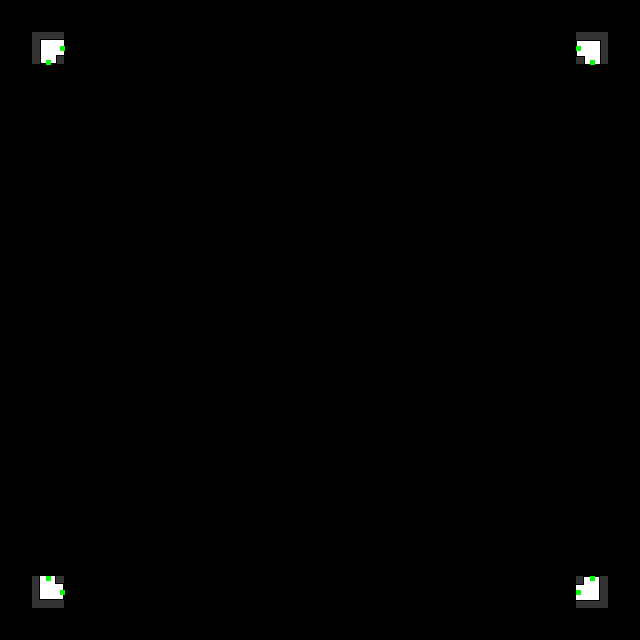
Frame 1 (no input)
Frame 60 (the mouse pressed at the canvas centre just before this capture): identical to frame 1, image omitted
Frame 120 (the mouse held since frame 60 and released just before this capture): identical to frame 1, image omitted

The Processing sketch that drew this single still picture (run headless with seeded random() and noise(); from frame 60 on, the mouse is pressed at the canvas centre):

// Processing sketch: more_roads
// ── more_roads.pde
Tile[][] tiles;

final int TILE_SIZE = 32;
final int TILE_NUM  = 20;
void settings() {
  size(TILE_NUM*TILE_SIZE, TILE_NUM*TILE_SIZE);

  tiles = new Tile[TILE_NUM][TILE_NUM];
}
void setup() {
  makeTileTypes();
  //frameRate(2);



  for (int xx = 0; xx < TILE_NUM; xx += 1) {
    float fx = xx * TILE_SIZE;
    float fy = (TILE_NUM-1)*TILE_SIZE;
    Tile t = new Tile(xx, 0, fx, 0.0, TILE_TYPE.BUILDING);
    t.cannotChange = true;
    tiles[xx][0] = t;
    t = new Tile(xx, TILE_NUM-1, fx, fy, TILE_TYPE.BUILDING);
    t.cannotChange = true;
    tiles[xx][TILE_NUM-1] = t;
  }

  for (int yy = 0; yy < TILE_NUM; yy += 1) {
    float fx = (TILE_NUM-1) * TILE_SIZE;
    float fy = yy*TILE_SIZE;
    Tile t = new Tile(0, yy, 0, fy, TILE_TYPE.BUILDING);
    t.cannotChange = true;
    tiles[0][yy] = t;
    t = new Tile(TILE_NUM-1, yy, fx, fy, TILE_TYPE.BUILDING);
    t.cannotChange = true;
    tiles[TILE_NUM-1][yy] = t;
  }

  addCorner(1, 1, 3);
  addCorner(1, TILE_NUM-2, 2);
  addCorner(TILE_NUM-2, 1, 0);
  addCorner(TILE_NUM-2, TILE_NUM-2, 1);



  //for (int xx = 1; xx < TILE_NUM-1; xx += 1) {


  //  for (int yy = 1; yy < TILE_NUM-1; yy += 1) {

  //    Tile tt = getTile(xx, yy);
  //    if (tt == null) {
  //      TILE_TYPE t = getRandomTileType();
  //      float x = xx * TILE_SIZE;
  //      float y = yy * TILE_SIZE;
  //      //println(t);
  //      tiles[xx][yy] = new Tile(xx, yy, x, y, t);
  //    }
  //  }
  //}


  setAllNeighbours();
  checkAllNeighbours();
}

void addCorner(int x, int y, int rot) {
  int xpos = x * TILE_SIZE;
  int ypos = y * TILE_SIZE;
  Tile t = new Tile(x, y, xpos, ypos, TILE_TYPE.TURN);
  t.rotation = rot;
  t.cannotChange = true;
  t.setProperties();
  tiles[x][y] = t;
}

void createNeighbours() {
  for (int x = 1; x < tiles.length-1; x += 1) {
    for (int y = 1; y < tiles[x].length; y += 1) {
      Tile t = tiles[x][y];
      if (t != null) {
        t.createNeighbours();
      }
    }
  }
}

void setAllNeighbours() {
  for (int x = 0; x < tiles.length; x += 1) {
    for (int y = 0; y < tiles[x].length; y += 1) {

      Tile t = tiles[x][y];
      if (t == null) continue;
      t.setNeighbours();
    }
  }
}

void checkAllNeighbours() {
  for (int x = 0; x < tiles.length; x += 1) {
    for (int y = 0; y < tiles[x].length; y += 1) {
      Tile t = tiles[x][y];
      if (t != null) {
        t.checkNeighbours();
      }
    }
  }
}




void draw() {
  createNeighbours();

  background(0);
  for (Tile[] ta : tiles) {
    for (Tile t : ta) {
      if (t != null ) {
        t.draw();
      }
    }
  }
  setAllNeighbours();
  checkAllNeighbours();
}

// ── Tile.pde
final int INDEX_TOP = 0;
final int INDEX_LEFT = 1;
final int INDEX_RIGHT = 2;
final int INDEX_BOTTOM = 3;

class Tile {
  int tries = 0;
  int rotation;
  PVector pos;
  PVector dims;
  TileType type;
  boolean top, bottom, left, right;
  Tile[] neighbours = new Tile[4];
  Tile[][] tileArray = null;
  int ix, iy;
  boolean ok = false;
  boolean cannotChange = false;

  PVector posTop, posBottom, posLeft, posRight;
  Tile (int ix, int iy, float x, float y, TILE_TYPE type) {
    this.ix = ix;
    this.iy = iy;
    tileArray = tiles;
    this.type = tileTypes.get(type);
    pos = new PVector(x, y);
    dims = new PVector(TILE_SIZE, TILE_SIZE);
    this.rotation = floor(random(4));
    posTop      = new PVector(pos.x + (dims.x / 2) - 2, pos.y);
    posBottom   = new PVector(pos.x + (dims.x / 2) - 2, pos.y + dims.y-4);
    posLeft     = new PVector(pos.x, pos.y + (dims.y/ 2)-2);
    posRight    = new PVector(pos.x + (dims.x )-4, pos.y + (dims.y/ 2)-2);
    setProperties();
  }

  void createNeighbours() {
    int[] nx = {-1, -1, -1, -1};
    int[] ny = {-1, -1, -1, -1};


    if (top) {
      nx[INDEX_TOP] = ix;
      ny[INDEX_TOP] = iy -1;
    }

    if (bottom) {
      nx[INDEX_BOTTOM] = ix;
      ny[INDEX_BOTTOM] = iy +1;
    }

    if (left) {
      nx[INDEX_LEFT] = ix-1;
      ny[INDEX_LEFT] = iy;
    }

    if (right) {
      nx[INDEX_RIGHT] = ix+1;
      ny[INDEX_RIGHT] = iy;
    }

    for (int i = 0; i < 4; i += 1) {
      int nnx = nx[i];
      int nny = ny[i];
      if (valid(nnx, nny)) {
        boolean createOk = false;
        int attempts = 0;
        Tile et = getTile(nnx, nny);

        if (et != null ) {
          if (et.ok || et.cannotChange) {
            continue;
          }
        }
        
        while (!createOk && attempts < 10) {
          attempts += 1;
          Tile t = new Tile(nnx, nny, nnx * TILE_SIZE, nny * TILE_SIZE, getRandomTileType());
          tiles[nnx][nny] = t;
          setNeighbours();
          t.setNeighbours();
          checkNeighbours();
          t.checkNeighbours();
          if (ok && t.ok) {
            createOk = true;
          } else {
            for (int tries = 0; tries < 4; tries += 1) {
              t.incRotation();
              setNeighbours();
              t.setNeighbours();
              checkNeighbours();
              t.checkNeighbours();
              if (ok && t.ok) {
                createOk = true;
              }
            }
          }
          tiles[nnx][nny] = null;
        }
      }
    }
  }

  void checkNeighbours() {
    ok = false;
    boolean thisCheck = true;
    for (int i = 0; i < neighbours.length; i += 1) {
      Tile n = neighbours[i];
      if (n == null) continue;
      switch (i) {
      case INDEX_LEFT:
        if (left && n.right) {
        } else {
          thisCheck = false;
        }
        break;
      case INDEX_RIGHT:
        if (right && n.left) {
        } else {
          thisCheck = false;
        }
        break;
      case INDEX_TOP:
        if (top && n.bottom) {
        } else {
          thisCheck = false;
        }

        break;
      case INDEX_BOTTOM:
        if (bottom && n.top) {
        } else {
          thisCheck = false;
        }
        break;
      }
    }

    if (thisCheck) {
      ok = true;
    }
  }

  void incRotation() {
    rotation = (rotation + 1) % 4;
    setProperties();
    tries += 1;
  }

  void randomIncRotation() {
    rotation = floor(random(100)) % 4;
    setProperties();
    tries += 1;
  }

  void addNeighbour(int i, int x, int y) {
    Tile t = getTile(x, y);
    if (t != null) {
      neighbours[i] = t;
    }
  }
  void setNeighbours() {
    neighbours[0] = null;
    neighbours[1] = null;
    neighbours[2] = null;
    neighbours[3] = null;

    addNeighbour(INDEX_LEFT, ix-1, iy); //left
    addNeighbour(INDEX_TOP, ix, iy-1); //above
    addNeighbour(INDEX_RIGHT, ix+1, iy); //right
    addNeighbour(INDEX_BOTTOM, ix, iy+1); //below
  }


  void draw() {
    pushMatrix();
    translate(pos.x+(dims.x/2), pos.y+(dims.y / 2));
    rotate(rotation * HALF_PI);
    image(type.img, -dims.x / 2, -dims.y / 2);
    popMatrix();
    stroke(0, 255, 0);
    fill(0, 255, 0);


    if (ok) {
      rect(posTop.x, posLeft.y, 4, 4);
    }

    if (top) {
      rect(posTop.x, posTop.y, 4, 4);
    }
    if (bottom) {
      rect(posBottom.x, posBottom.y, 4, 4);
    }
    if (left) {
      rect(posLeft.x, posLeft.y, 4, 4);
    }
    if (right) {
      rect(posRight.x, posRight.y, 4, 4);
    }
  }

  void setProperties() {
    top = left = right = bottom = false;
    switch (type.type) {
    case BUILDING:
      top = bottom = left = right = false;
      break;
    case STRAIGHT:
      switch(rotation) {
      case 0:
      case 2:
        top = bottom = true;
        break;
      default:
        left = right = true;
      }
      break;
    case TURN:
      switch(rotation) {
      case 0:
        bottom = left =true;
        break;
      case 1:
        top = left = true;
        break;
      case 2:
        top = right = true;
        break;
      default:
        right = bottom = true;
      }
      break;
    case FOUR_WAY:
      top = left = right = bottom = true;
      break;
    case THREE_WAY:
      switch(rotation) {
      case 0:
        left = right = bottom = true;
        break;
      case 1:
        top = left = bottom = true;
        break;
      case 2:
        left = top = right = true;
        break;
      default:
        top = right = bottom = true;
      }
      break;
    case END:
      switch(rotation) {
      case 0:
        bottom = true;
        break;
      case 1: 
        left = true;
        break;
      case 2:
        top = true;
        break;
      default:
        right = true;
        break;
      }
      break;
    }
  }
}

// ── TileTypes.pde
HashMap<TILE_TYPE, TileType> tileTypes = new HashMap<TILE_TYPE, TileType>();
void makeTileTypes() {
  tileTypes.put(TILE_TYPE.BUILDING, new TileType(TILE_TYPE.BUILDING));
  tileTypes.put(TILE_TYPE.STRAIGHT, new TileType(TILE_TYPE.STRAIGHT));
  tileTypes.put(TILE_TYPE.TURN, new TileType(TILE_TYPE.TURN));
  tileTypes.put(TILE_TYPE.FOUR_WAY, new TileType(TILE_TYPE.FOUR_WAY));
  tileTypes.put(TILE_TYPE.THREE_WAY, new TileType(TILE_TYPE.THREE_WAY));
  tileTypes.put(TILE_TYPE.END, new TileType(TILE_TYPE.END));
}

TILE_TYPE getRandomTileType() {
  final int r = floor(random(6));

  switch (r) {
  case 0: 
    return TILE_TYPE.BUILDING;
  case 1: 
    return TILE_TYPE.STRAIGHT;
  case 2: 
    return TILE_TYPE.TURN;
  case 3: 
    return TILE_TYPE.FOUR_WAY;
  case 4: 
    return TILE_TYPE.THREE_WAY;
  case 5: 
    return TILE_TYPE.END;
  default: 
    return TILE_TYPE.BUILDING;
  }
}
static int TILE_TYPE_ID = 0;
enum TILE_TYPE {
  BUILDING(0), STRAIGHT(1), TURN(2), FOUR_WAY(3), THREE_WAY(4), END(5);
  final int id;
  private TILE_TYPE(int id) {
    this.id = id;
  }
}

class TileType {

  PVector dims;
  PGraphics img;
  TILE_TYPE type;




  TileType( TILE_TYPE type) {

    dims = new PVector(TILE_SIZE, TILE_SIZE);
    img = createGraphics(floor(TILE_SIZE), floor(TILE_SIZE));
    this.type = type;
    generate();
  }



  void generate() {

    float x0 = 0;
    float x25 = dims.x / 4;
    float x75 = dims.x * 0.75;
    float x100 = dims.x;

    float y0 = 0;
    float y25 = dims.y / 4;
    float y75 = dims.y * 0.75;
    float y100 = dims.y;
    img.beginDraw();

    img.background(51);
    switch (type) {
    case BUILDING:
      img.background(0);
      break;
    case STRAIGHT:
      img.beginShape();
      img.vertex(x25, y0);
      img.vertex(x25, y100);
      img.vertex(x75, y100);
      img.vertex(x75, y0);
      img.endShape(CLOSE);
      break;
    case TURN:
      img.beginShape();
      img.vertex(x0, y25);
      img.vertex(x0, y75);
      img.vertex(x25, y75);
      img.vertex(x25, y100);
      img.vertex(x75, y100);
      img.vertex(x75, y25);
      img.endShape(CLOSE);

      break;
    case FOUR_WAY:
      img.beginShape();
      img.vertex(x25, y0);
      img.vertex(x25, y25);
      img.vertex(x0, y25);
      img.vertex(x0, y75);
      img.vertex(x25, y75);
      img.vertex(x25, y100);
      img.vertex(x75, y100);
      img.vertex(x75, y75);
      img.vertex(x100, y75);
      img.vertex(x100, y25);
      img.vertex(x75, y25);
      img.vertex(x75, y0);
      img.endShape(CLOSE);
      break;
    case THREE_WAY:
      img.beginShape();
      img.vertex(x0, y25);
      img.vertex(x0, y75);
      img.vertex(x25, y75);
      img.vertex(x25, y100);
      img.vertex(x75, y100);
      img.vertex(x75, y75);
      img.vertex(x100, y75);
      img.vertex(x100, y25);

      img.endShape(CLOSE);
      break;
    case END: 
      img.beginShape();
      img.vertex(x25, y25);
      img.vertex(x25, y100);
      img.vertex(x75, y100);
      img.vertex(x75, y25);
      img.endShape();
      break;
    default: 
      println("ERROR");
      stop();
    }

    img.endDraw();
  }
}

// ── funcs.pde
Tile getTile(int x, int y) {
  if (!valid(x,y)) {
    return null;
  }
  
  return tiles[x][y];
}

boolean valid(int x, int y) {
  if (x < 0 || x > tiles.length-1 || y < 0 || y > tiles[0].length-1) {
    return false;
  }
  
  return true;
}
